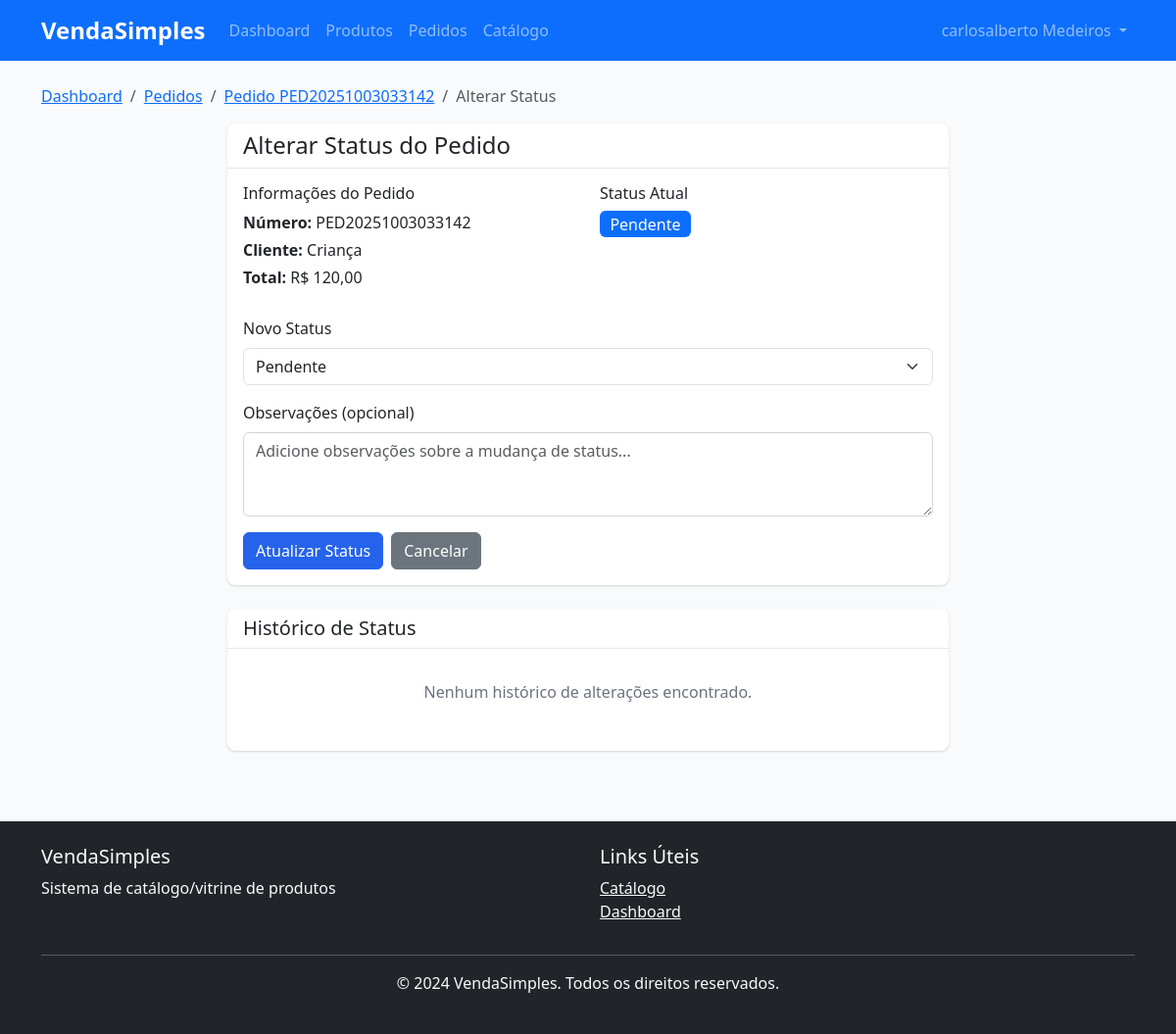
/pedidos/2/status/ (signed in), run on an earlier commit of the app's database.
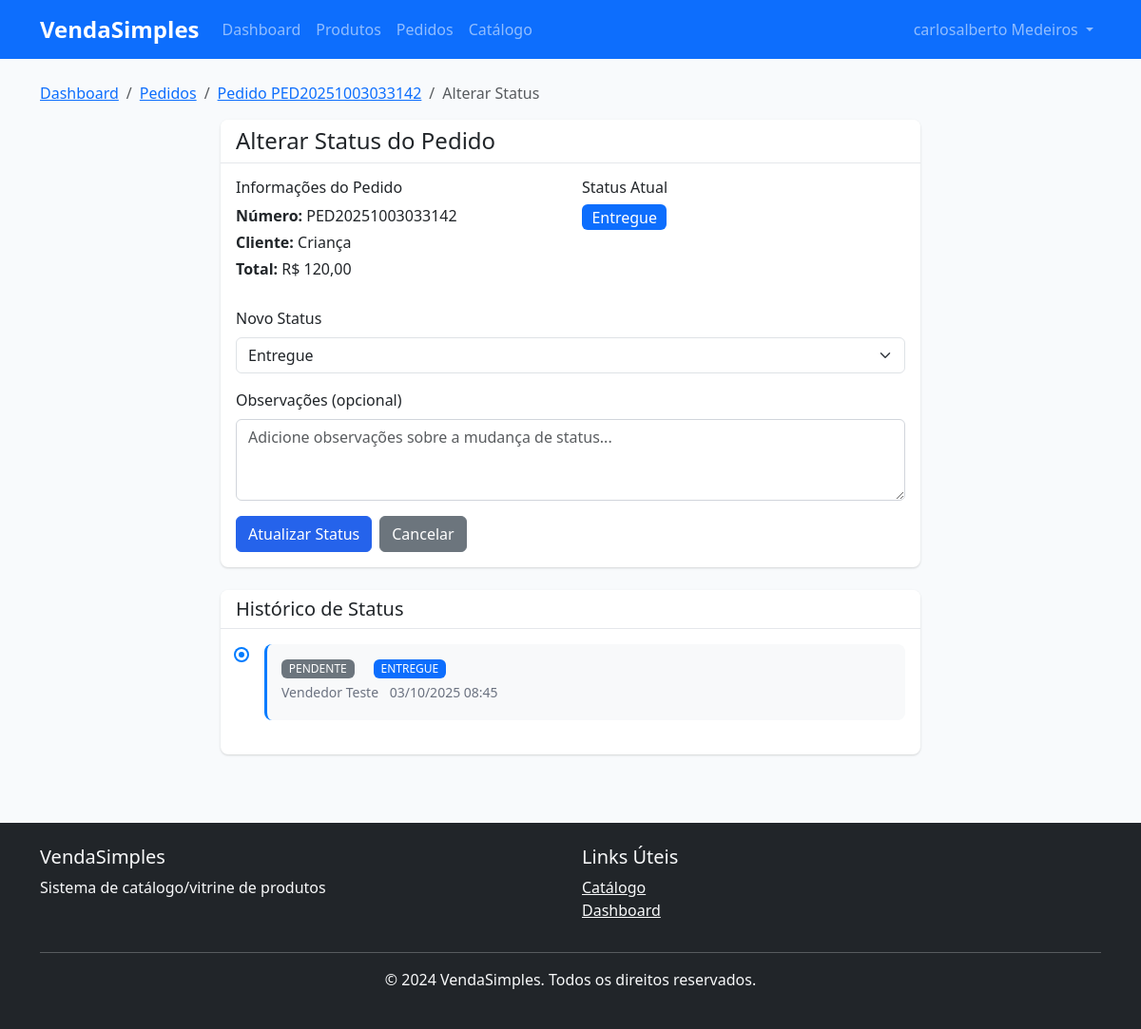
And on a later commit of the database.
### apps/pedidos/models.py (models this page shows, shortened)
class Pedido(TimeStampedModel, SoftDeleteModel):
    numero = models.CharField(
        max_length=20,
        unique=True,
        db_index=True,
        verbose_name='Número do Pedido'
    )
    vendedor = models.ForeignKey(
        'authentication.User',
        on_delete=models.PROTECT,
        related_name='pedidos_vendedor',
        verbose_name='Vendedor'
    )
    cliente_usuario = models.ForeignKey(
        'authentication.User',
        on_delete=models.SET_NULL,
        null=True,
        blank=True,
        related_name='pedidos_cliente',
        verbose_name='Cliente (Usuário)'
    )
    cliente_nome = models.CharField(
        max_length=255,
        verbose_name='Nome do Cliente'
    )
    cliente_telefone = models.CharField(
        max_length=20,
        verbose_name='Telefone do Cliente'
    )
    cliente_email = models.EmailField(
        blank=True,
        verbose_name='E-mail do Cliente'
    )
    cliente_cpf = models.CharField(
        max_length=14,
        blank=True,
        verbose_name='CPF do Cliente'
    )
    endereco_cep = models.CharField(
        max_length=9,
        verbose_name='CEP'
    )
    endereco_logradouro = models.CharField(
        max_length=255,
        verbose_name='Logradouro'
    )
    endereco_numero = models.CharField(
        max_length=20,
        verbose_name='Número'
    )
    endereco_complemento = models.CharField(
        max_length=100,
        blank=True,
        verbose_name='Complemento'
    )
    endereco_bairro = models.CharField(
        max_length=100,
        verbose_name='Bairro'
    )
    endereco_cidade = models.CharField(
        max_length=100,
        verbose_name='Cidade'
    )
    endereco_estado = models.CharField(
        max_length=2,
        verbose_name='Estado'
    )
    status = models.CharField(
        max_length=20,
        choices=StatusPedido.choices,
        default=StatusPedido.PENDENTE,
        db_index=True,
        verbose_name='Status'
    )
    subtotal = models.DecimalField(
        max_digits=10,
        decimal_places=2,
        validators=[MinValueValidator(0)],
        verbose_name='Subtotal'
    )
    desconto = models.DecimalField(
        max_digits=10,
        decimal_places=2,
        default=0,
        validators=[MinValueValidator(0)],
        verbose_name='Desconto'
    )
    frete = models.DecimalField(
        max_digits=10,
        decimal_places=2,
        default=0,
        validators=[MinValueValidator(0)],
        verbose_name='Frete'
    )
    total = models.DecimalField(
        max_digits=10,
        decimal_places=2,
        validators=[MinValueValidator(0)],
        verbose_name='Total'
    )
    observacoes = models.TextField(
        blank=True,
        verbose_name='Observações'
    )
    observacoes_internas = models.TextField(
        blank=True,
        verbose_name='Observações Internas'
    )
    data_entrega_prevista = models.DateTimeField(
        null=True,
        blank=True,
        verbose_name='Data de Entrega Prevista'
    )
    data_entrega_realizada = models.DateTimeField(
        null=True,
        blank=True,
        verbose_name='Data de Entrega Realizada'
    )
    objects = models.Manager()
    active_objects = ActiveSoftDeleteManager()
    class Meta:
        db_table = 'pedidos'
        verbose_name = 'Pedido'
        verbose_name_plural = 'Pedidos'
        ordering = ['-created_at']
        indexes = [
            models.Index(fields=['vendedor', 'status']),
            models.Index(fields=['status', 'created_at']),
            models.Index(fields=['numero']),
        ]

class StatusHistorico(TimeStampedModel):
    pedido = models.ForeignKey(
        Pedido,
        on_delete=models.CASCADE,
        related_name='historico_status',
        verbose_name='Pedido'
    )
    status_anterior = models.CharField(
        max_length=20,
        choices=StatusPedido.choices,
        verbose_name='Status Anterior'
    )
    status_novo = models.CharField(
        max_length=20,
        choices=StatusPedido.choices,
        verbose_name='Status Novo'
    )
    usuario = models.ForeignKey(
        'authentication.User',
        on_delete=models.SET_NULL,
        null=True,
        verbose_name='Usuário'
    )
    observacoes = models.TextField(
        blank=True,
        verbose_name='Observações'
    )
    class Meta:
        db_table = 'status_historico'
        verbose_name = 'Histórico de Status'
        verbose_name_plural = 'Históricos de Status'
        ordering = ['-created_at']

### apps/authentication/models.py (models this page shows, shortened)
class User(AbstractBaseUser, PermissionsMixin, TimeStampedModel, SoftDeleteModel):
    email = models.EmailField(
        unique=True,
        db_index=True,
        verbose_name='E-mail'
    )
    first_name = models.CharField(
        max_length=150,
        verbose_name='Nome'
    )
    last_name = models.CharField(
        max_length=150,
        verbose_name='Sobrenome'
    )
    role = models.CharField(
        max_length=20,
        choices=UserRole.choices,
        db_index=True,
        verbose_name='Função'
    )
    is_staff = models.BooleanField(
        default=False,
        verbose_name='Acesso ao Admin'
    )
    is_verified = models.BooleanField(
        default=False,
        db_index=True,
        verbose_name='E-mail Verificado'
    )
    phone = models.CharField(
        max_length=20,
        blank=True,
        null=True,
        validators=[validate_phone],
        verbose_name='Telefone'
    )
    USERNAME_FIELD = 'email'
    REQUIRED_FIELDS = ['first_name', 'last_name', 'role']
    objects = UserManager()
    class Meta:
        db_table = 'users'
        verbose_name = 'Usuário'
        verbose_name_plural = 'Usuários'
        indexes = [
            models.Index(fields=['email', 'role']),
            models.Index(fields=['is_active', 'role']),
            models.Index(fields=['is_verified', 'is_active']),
        ]
    def get_full_name(self):
        return f"{self.first_name} {self.last_name}".strip()
    def can_view_pedido(self, pedido):
        if self.role == UserRole.SUPERUSER:
            return True
        if self.role == UserRole.VENDEDOR:
            return pedido.vendedor == self
        if self.role == UserRole.EMPRESA:
            return pedido.vendedor.profile.empresa.user == self
        return False

### apps/pedidos/views.py (the view, shortened to what this page needs)
# urls.py: path("<int:pk>/status/", views.pedido_status_update, name="status_update"),
@login_required
def pedido_status_update(request, pk):
    pedido = get_object_or_404(Pedido, pk=pk)
    if not request.user.can_view_pedido(pedido):
        messages.error(request, "Você não tem permissão para atualizar este pedido.")
        return redirect("pedidos:list")
    context = {
        "pedido": pedido,
        "status_choices": StatusPedido.choices,
    }
    return render(request, "pedidos/status_update.html", context)

### apps/carrinho/context_processors.py (called while the page is built)
def carrinho(request):
    return {
        'carrinho': Cart(request)
    }

### apps/configuracoes/context_processors.py (called while the page is built)
def configuracoes_site(request):
    return {
        'site_name': 'VendaSimples',
        'site_description': 'Sistema de catálogo/vitrine de produtos',
    }

### templates/pedidos/status_update.html (shortened to what this page needs)
{% extends 'base/base.html' %}
{% block content %}
<div class="container py-4">
  <nav aria-label="breadcrumb">
    <ol class="breadcrumb">
      <li class="breadcrumb-item"><a href="{% url 'dashboard:home' %}">Dashboard</a></li>
      <li class="breadcrumb-item"><a href="{% url 'pedidos:list' %}">Pedidos</a></li>
      <li class="breadcrumb-item"><a href="{% url 'pedidos:detail' pedido.pk %}">Pedido {{ pedido.numero }}</a></li>
      <li class="breadcrumb-item active" aria-current="page">Alterar Status</li>
    </ol>
  </nav>
  <div class="row justify-content-center">
    <div class="col-lg-8">
      <div class="card">
        <div class="card-header">
          <h4 class="mb-0">Alterar Status do Pedido</h4>
        </div>
        <div class="card-body">
          <div class="row mb-4">
            <div class="col-md-6">
              <h6>Informações do Pedido</h6>
              <p class="mb-1"><strong>Número:</strong> {{ pedido.numero }}</p>
              <p class="mb-1"><strong>Cliente:</strong> {{ pedido.cliente_nome }}</p>
              <p class="mb-1"><strong>Total:</strong> R$ {{ pedido.total|floatformat:2 }}</p>
            </div>
            <div class="col-md-6">
              <h6>Status Atual</h6>
              <span class="badge bg-primary fs-6">{{ pedido.get_status_display }}</span>
            </div>
          </div>
          <form method="post" id="statusForm">
            <div class="mb-3">
              <label for="status" class="form-label">Novo Status</label>
              <select class="form-select" id="status" name="status" required>
                {% for value, label in status_choices %}
                  <option value="{{ value }}" {% if value == pedido.status %}selected{% endif %}>
                    {{ label }}
                  </option>
                {% endfor %}
              </select>
            </div>
            <div class="mb-3">
              <label for="observacoes" class="form-label">Observações (opcional)</label>
              <textarea
                class="form-control"
                id="observacoes"
                name="observacoes"
                rows="3"
                placeholder="Adicione observações sobre a mudança de status..."
              ></textarea>
            </div>
            <div class="d-flex gap-2">
              <button type="submit" class="btn btn-primary" onclick="return confirmarAlteracao()">
                 Atualizar Status
              </button>
              <a href="{% url 'pedidos:detail' pedido.pk %}" class="btn btn-secondary">
                 Cancelar
              </a>
            </div>
          </form>
        </div>
      </div>
      <div class="card mt-4">
        <div class="card-header">
          <h5 class="mb-0">Histórico de Status</h5>
        </div>
        <div class="card-body">
          {% if pedido.historico_status.all %}
            <div class="timeline">
              {% for historico in pedido.historico_status.all %}
                <div class="timeline-item">
                  <div class="timeline-marker"></div>
                  <div class="timeline-content">
                    <div class="d-flex justify-content-between align-items-start">
                      <div>
                        <h6 class="mb-1">
                          <span class="badge bg-secondary">{{ historico.status_anterior }}</span>
                          <span class="badge bg-primary">{{ historico.status_novo }}</span>
                        </h6>
                        <p class="mb-1 text-muted small">
                           {{ historico.usuario.get_full_name|default:"Sistema" }}
                           {{ historico.created_at|date:"d/m/Y H:i" }}
                        </p>
                      </div>
                    </div>
                  </div>
                </div>
              {% endfor %}
            </div>
          {% else %}
            <p class="text-muted text-center py-3">Nenhum histórico de alterações encontrado.</p>
          {% endif %}
        </div>
      </div>
    </div>
  </div>
</div>
{% endblock %}

What changed in the data, as far as the page shows it:
changed Pedido "PED20251003033142": status "Pendente" → "Entregue"
added StatusHistorico: status_anterior "PENDENTE", status_novo "ENTREGUE", usuario.get_full_name "Vendedor Teste", created_at "03/10/2025 08:45"
Also different on the page:
text no longer shown: "Nenhum histórico de alterações encontrado."
